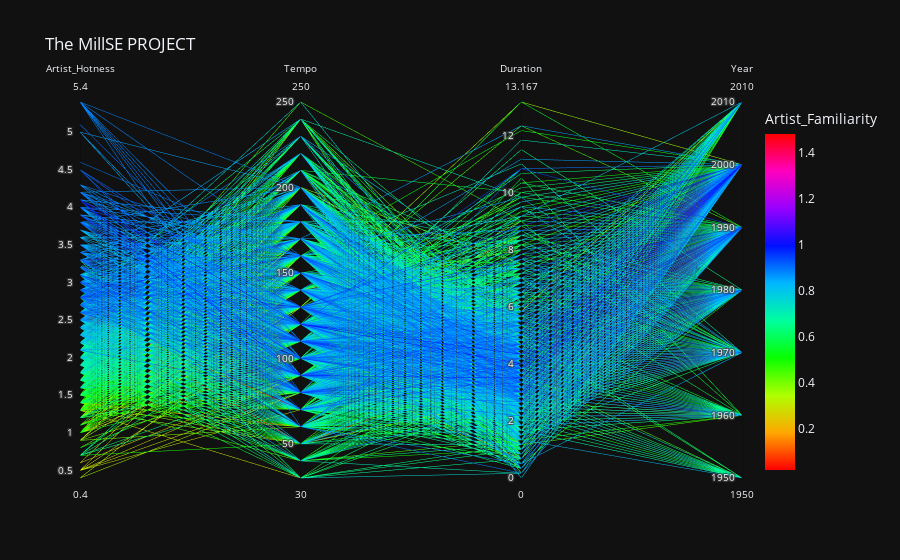

This figure's notebook cell:
### Code cell
# Import the library
import plotly.express as px

# Load the iris dataset provided by the library
df = song_less_y0

# Create the chart:
#fig = px.parallel_coordinates(df)

#fig = px.parallel_categories(df)

fig = px.parallel_coordinates(df, color= 'Artist_Familiarity',
                              dimensions=['Artist_Hotness', 'Tempo','Duration', 'Year'],
                              color_continuous_scale=px.colors.cyclical.HSV,
                              color_continuous_midpoint=0.75,
                              template='plotly_dark',
                             title = 'The MillSE PROJECT')
#     #color= "Artist Location", 
    #labels={"species_id": "Species","sepal_width": "Sepal Width", "sepal_length": "Sepal Length", "petal_width": "Petal Width", "petal_length": "Petal Length", },
    #range_color = [7])
    #color_continuous_scale=px.colors.diverging.Tealrose,
    #color_continuous_midpoint=2)

# Hide the color scale that is useless in this case
#fig.update_layout(coloraxis_showscale=False)


# Show the plot
fig.show()

### Figure 1 — Plotly figure (JSON) as saved in the notebook; plotly's stock layout.template omitted (floating-point values rounded to 4 significant figures; data arrays with more than 128 entries replaced by an {"elided": "..."} marker saying what was removed)
{"data": [{"dimensions": [{"label": "Artist_Hotness", "values": {"elided": "4584 float values"}}, {"label": "Tempo", "values": {"elided": "4584 int values"}}, {"label": "Duration", "values": {"elided": "4584 float values"}}, {"label": "Year", "values": {"elided": "4584 int values"}}], "domain": {"x": [0, 1], "y": [0, 1]}, "line": {"color": {"elided": "4584 float values"}, "coloraxis": "coloraxis"}, "name": "", "type": "parcoords"}], "layout": {"coloraxis": {"cmid": 0.75, "colorbar": {"title": {"text": "Artist_Familiarity"}}, "colorscale": [[0, "#ff0000"], [0.1111, "#ffa700"], [0.2222, "#afff00"], [0.3333, "#08ff00"], [0.4444, "#00ff9f"], [0.5556, "#00b7ff"], [0.6667, "#0010ff"], [0.7778, "#9700ff"], [0.8889, "#ff00bf"], [1, "#ff0000"]]}, "legend": {"tracegroupgap": 0}, "title": {"text": "The MillSE PROJECT"}}}
